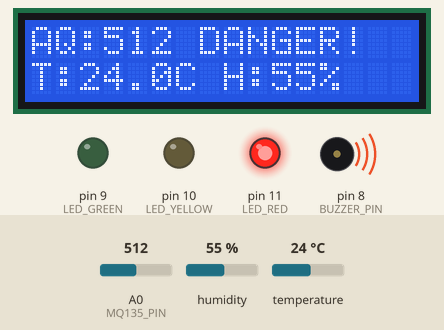
Recording of a sketch running on a simulated Arduino Uno, built with avr-gcc and run on an emulated ATmega328P. On the bench: 16×2 character LCD, output pins drawn as LEDs (lit = HIGH), buzzer (waves = sounding, pin HIGH). Inputs (shaded band) come from the test bench; at power-on: A0 (MQ135_PIN) = 512, temperature 24 °C, humidity 55 %. What the sketch prints to the serial monitor is not drawn.

Above: at 4.5 s.
4.6 s: A0 (MQ135_PIN) set to 488
At 6.3 s:
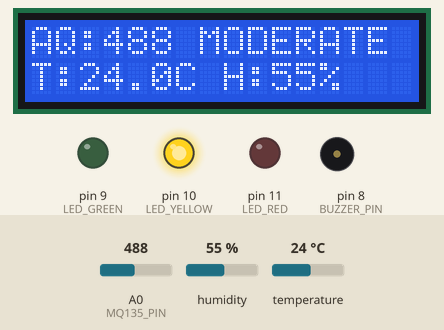
7.9 s: A0 (MQ135_PIN) set to 318
At 9.0 s:
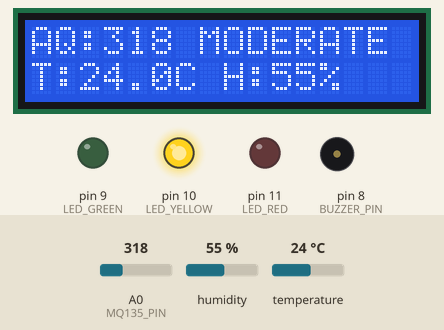
11.2 s: A0 (MQ135_PIN) set to 292
At 14.5 s:
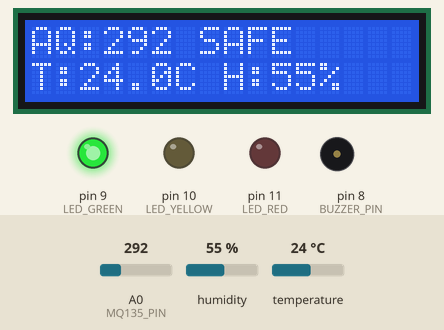
15.1 s: temperature set to 34 °C
At 17.2 s:
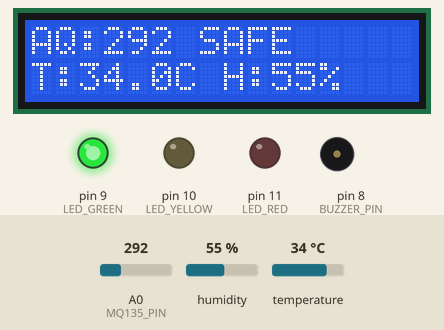
18.4 s: temperature set to 37 °C
At 20.0 s:
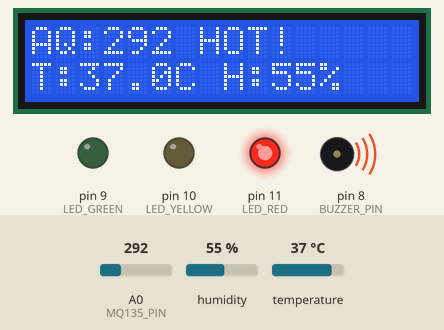
21.7 s: humidity set to 22 %
At 24.2 s:
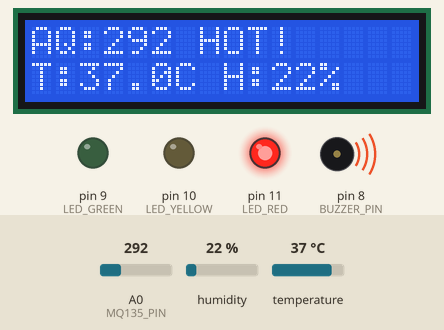
Timing chart, 0 to 25.7 s (numbered marks = the images above; inputs shaded):
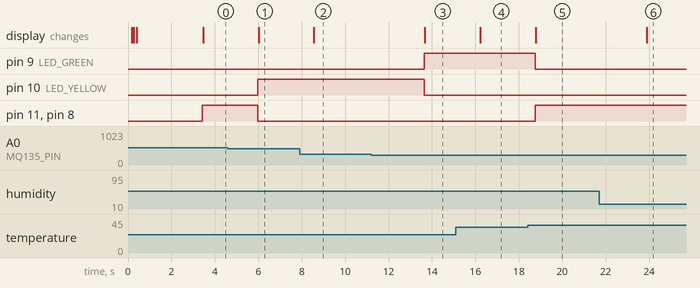

The sketch:

source_code.ino
```cpp
#include <Wire.h>
#include <LiquidCrystal_I2C.h>
#include <DHT.h>

#define MQ135_PIN   A0
#define DHT_PIN     4
#define DHT_TYPE    DHT11
#define BUZZER_PIN  8
#define LED_GREEN   9
#define LED_YELLOW  10
#define LED_RED     11

#define AQ_SAFE      300
#define AQ_MODERATE  500
#define TEMP_HIGH    35.0

LiquidCrystal_I2C lcd(0x27, 16, 2);
DHT dht(DHT_PIN, DHT_TYPE);

float lastTemp = 0;
float lastHumidity = 0;
int lastAlertLevel = -1;

void setup() {
  Serial.begin(9600);

  pinMode(BUZZER_PIN, OUTPUT);
  pinMode(LED_GREEN,  OUTPUT);
  pinMode(LED_YELLOW, OUTPUT);
  pinMode(LED_RED,    OUTPUT);

  digitalWrite(BUZZER_PIN, LOW);
  digitalWrite(LED_GREEN,  LOW);
  digitalWrite(LED_YELLOW, LOW);
  digitalWrite(LED_RED,    LOW);

  Wire.begin();
  delay(100);
  lcd.init();
  delay(100);
  lcd.backlight();
  delay(100);

  lcd.setCursor(0, 0);
  lcd.print("Air Quality Mon.");
  lcd.setCursor(0, 1);
  lcd.print("Initializing...");

  dht.begin();
  delay(3000);
  lcd.clear();
}

void setAlert(int level) {
  digitalWrite(LED_GREEN,  LOW);
  digitalWrite(LED_YELLOW, LOW);
  digitalWrite(LED_RED,    LOW);
  digitalWrite(BUZZER_PIN, LOW);

  if (level == 0) {
    digitalWrite(LED_GREEN, HIGH);
  } else if (level == 1) {
    digitalWrite(LED_YELLOW, HIGH);
  } else {
    digitalWrite(LED_RED,    HIGH);
    digitalWrite(BUZZER_PIN, HIGH);
  }
}

void loop() {
  float h = dht.readHumidity();
  float t = dht.readTemperature();

  if (!isnan(t) && !isnan(h)) {
    lastTemp     = t;
    lastHumidity = h;
  }

  int aqRaw = analogRead(MQ135_PIN);

  int alertLevel;
  String aqStatus;

  if (aqRaw < AQ_SAFE) {
    alertLevel = 0;
    aqStatus   = "SAFE    ";
  } else if (aqRaw < AQ_MODERATE) {
    alertLevel = 1;
    aqStatus   = "MODERATE";
  } else {
    alertLevel = 2;
    aqStatus   = "DANGER! ";
  }

  if (lastTemp > TEMP_HIGH && alertLevel < 2) {
    alertLevel = 2;
    aqStatus   = "HOT!    ";
  }

  setAlert(alertLevel);

  // Only clear LCD when alert level changes to avoid flicker
  if (alertLevel != lastAlertLevel) {
    lcd.clear();
    lastAlertLevel = alertLevel;
  }

  lcd.setCursor(0, 0);
  lcd.print("AQ:");
  lcd.print(aqRaw);
  lcd.print(" ");
  lcd.print(aqStatus);

  lcd.setCursor(0, 1);
  lcd.print("T:");
  lcd.print(lastTemp, 1);
  lcd.print("C H:");
  lcd.print(lastHumidity, 0);
  lcd.print("%  ");

  Serial.print("AQ: ");        Serial.print(aqRaw);
  Serial.print(" | Temp: ");   Serial.print(lastTemp);
  Serial.print("C | Hum: ");   Serial.print(lastHumidity);
  Serial.println("%");

  delay(2500);
}
```

Measured:
- the behaviour switches between 500 and 499 on A0 (MQ135_PIN) (found by bisection; images 0 and 1)
- the behaviour switches between 300 and 299 on A0 (MQ135_PIN) (found by bisection; images 2 and 3)
- the behaviour switches between 35 and 36 °C on temperature (found by bisection; images 4 and 5)
- after the input at 4.6 s, pin 10 (LED_YELLOW): LOW → HIGH after 1.4 s; pin 11 (LED_RED), pin 8 (BUZZER_PIN): HIGH → LOW after 1.4 s; the display: changes after 1.4 s (image 1)
- after the input at 7.9 s, the display: changes after 0.67 s (image 2)
- after the input at 11.2 s, pin 9 (LED_GREEN): LOW → HIGH after 2.4 s; pin 10 (LED_YELLOW): HIGH → LOW after 2.4 s; the display: changes after 2.5 s (image 3)
- after the input at 15.1 s, the display: changes after 1.1 s (image 4)
- after the input at 18.4 s, pin 9 (LED_GREEN): HIGH → LOW after 0.36 s; pin 11 (LED_RED), pin 8 (BUZZER_PIN): LOW → HIGH after 0.36 s; the display: changes after 0.39 s (image 5)
- after the input at 21.7 s, the display: changes after 2.2 s (image 6)
